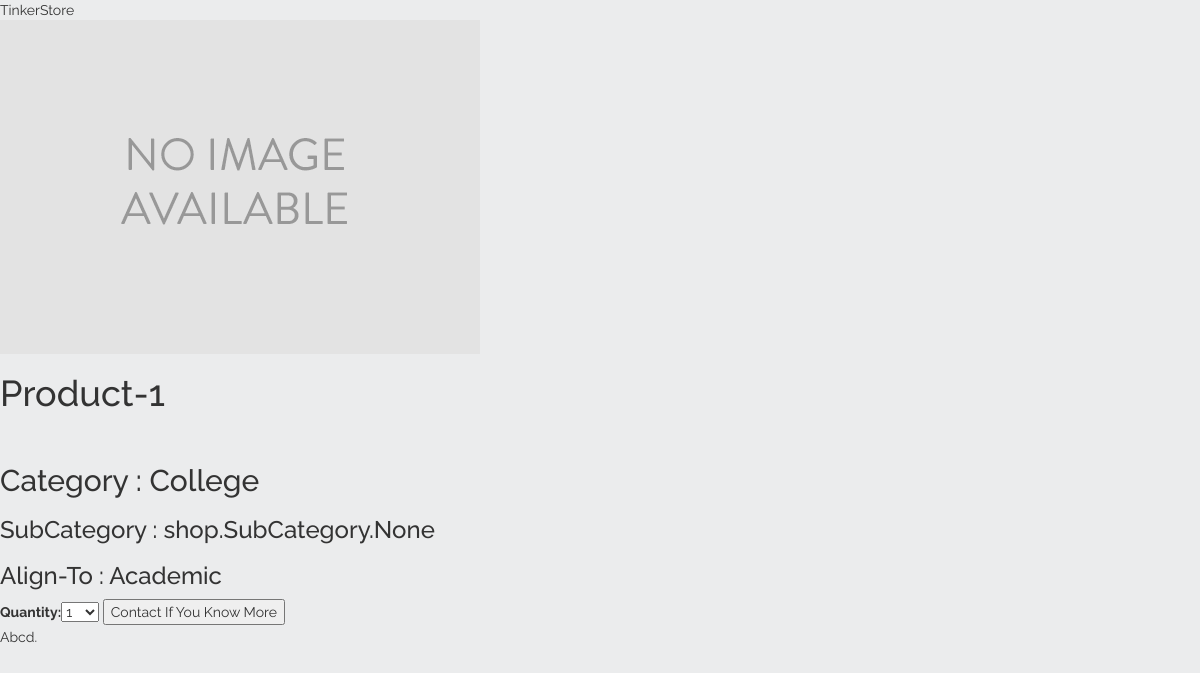
/1/product-1/, run on the app's committed database.
### shop/models.py (models this page shows, shortened)
class Product(models.Model):
    category = models.ForeignKey(Category, related_name='subcategory')
    subcategory = models.ManyToManyField(SubCategory, related_name='products')
    align = models.ForeignKey(Align, related_name='align')
    name = models.CharField(max_length=200, db_index=True)
    slug = models.SlugField(max_length=200, db_index=True)
    image = models.ImageField(upload_to='products/%Y/%m/%d', blank=True)
    description = models.TextField(blank=True)
    price = models.DecimalField(max_digits=10, decimal_places=2)
    stock = models.PositiveIntegerField()
    available = models.BooleanField(default=True)
    created = models.DateTimeField(auto_now_add=True)
    updated = models.DateTimeField(auto_now=True)
    class Meta:
        ordering = ('-created',)
        index_together = (('id', 'slug'),)

class Category(models.Model):
    name = models.CharField(max_length=200, db_index=True)
    slug = models.SlugField(max_length=200, db_index=True, unique=True)
    class Meta:
        ordering = ('name',)
        verbose_name = 'category'
        verbose_name_plural = 'categories'

class Align(models.Model):
    name = models.CharField(max_length=200, db_index=True)
    slug = models.SlugField(max_length=200, db_index=True, unique=True)
    class Meta:
        ordering = ('name',)
        verbose_name = 'align'
        verbose_name_plural = 'alignto'
    def __str__(self):
        return self.name

### shop/views.py (the view)
# urls.py: url(r'^(?P<id>\d+)/(?P<slug>[-\w]+)/$', views.product_detail, name='product_detail'),
def product_detail(request, id, slug):
    categories = Category.objects.all()
    product = get_object_or_404(Product, id=id, slug=slug, available=True)
    cart_product_form = CartAddProductForm()
    return render(request,
                  'shop/product/detail.html',
                  {'categories':categories,'product': product,'cart_product_form': cart_product_form})

### cart/forms.py
class CartAddProductForm(forms.Form):
    quantity = forms.TypedChoiceField(choices=PRODUCT_QUANTITY_CHOICES,
                                      coerce=int)
    update = forms.BooleanField(required=False,
                                initial=False,
	widget=forms.HiddenInput)

### shop/templates/shop/product/detail.html (shortened to what this page needs)
{% extends "shop/base.html" %}
{% load static %}
{% block content %}
    <div class="product-detail">
        <img src="{% if product.image %}{{ product.image.url }}{% else %}{% static "img/no_image.png" %}{% endif %}">
        <h1>{{ product.name }}</h1>
    <br>
        <h2>Category : {{ product.category.name }}</h2>
        <h3>SubCategory : {{ product.subcategory }} </h3>
        <h3> Align-To : {{ product.align }}</h3>
        <form action="{% url "cart:cart_add" product.id %}" method="post">
            {{ cart_product_form }}
            <input type="submit" value="Contact If You Know More">
        </form>
        {{ product.description|linebreaks }}
    </div>
{% endblock %}

### shop/static/css/products.css (style rules this page uses)
body { font-family: 'Raleway', sans-serif; margin: 0; padding: 0; background-color: #ebeced; }
*, *:before, *:after { box-sizing: border-box; }
label { font-size: 14px; }

### data on the page
Product: name "Product-1", category.name "College", subcategory "shop.SubCategory.None", align "Academic", description "Abcd."
